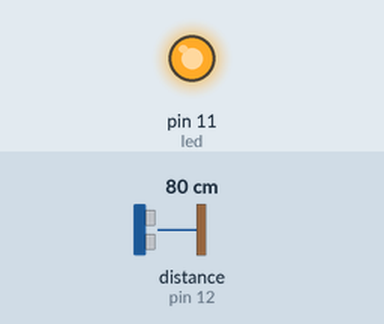
Recording of a sketch running on a simulated Arduino Uno, built with avr-gcc and run on an emulated ATmega328P. On the bench: output pins drawn as LEDs (lit = HIGH). Wiring (inferred from the names in the program): ultrasonic range finder: trigger pin 13; echo pin 12. Inputs (shaded band) come from the test bench; at power-on: distance to the obstacle (sensor on pin 12) 80 cm. The echo pulse lasts 58.3 µs per cm; pins used as bus, display or sensor lines are not drawn.

Above: at 1.3 s.
1.4 s: distance to the obstacle (sensor on pin 12) set to 7 cm
2.9 s: distance to the obstacle (sensor on pin 12) set to 4 cm
At 4.2 s:
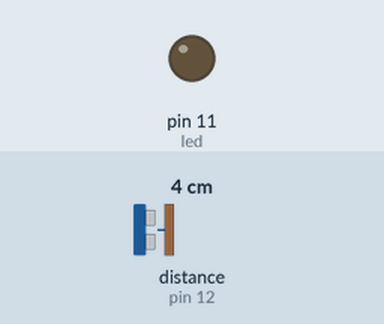
4.5 s: distance to the obstacle (sensor on pin 12) set to 9 cm
At 5.5 s:
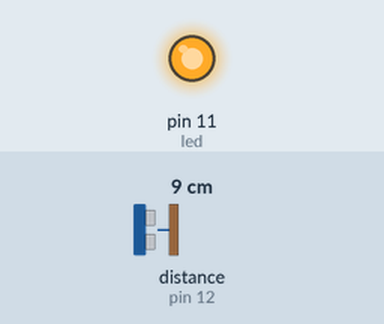
6.0 s: distance to the obstacle (sensor on pin 12) set to 2 cm
At 6.8 s:
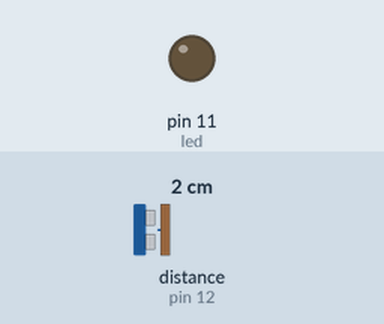
Timing chart, 0 to 8.5 s (numbered marks = the images above; inputs shaded):
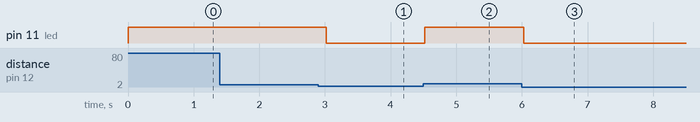

Measured:
- the behaviour switches between 6 and 5 cm on distance to the obstacle (sensor on pin 12) (found by bisection; images 0 and 1)
- after the input at 1.4 s, every drawn part: stays the same
- after the input at 2.9 s, pin 11 (led): HIGH → LOW after 0.12 s
- after the input at 4.5 s, pin 11 (led): LOW → HIGH at once
- after the input at 6.0 s, pin 11 (led): HIGH → LOW at once

The sketch:

ultrasonic_sensor.ino
```cpp
#define trigPin 13

#define echoPin 12

#define led 11

void setup()

{ //Serial.begin (9600);

pinMode(trigPin, OUTPUT);

pinMode(echoPin, INPUT);

pinMode(led, OUTPUT);

}

void loop()

{ long duration, distance;

digitalWrite(trigPin, LOW);

delayMicroseconds(2);

digitalWrite(trigPin, HIGH);

delayMicroseconds(10);

digitalWrite(trigPin, LOW);

duration = pulseIn(echoPin, HIGH);

distance = (duration/2) / 29.1;

if (distance >=5)

{ digitalWrite(led,HIGH);

}

else {

digitalWrite(led,LOW);

}


delay(500);

}
```
